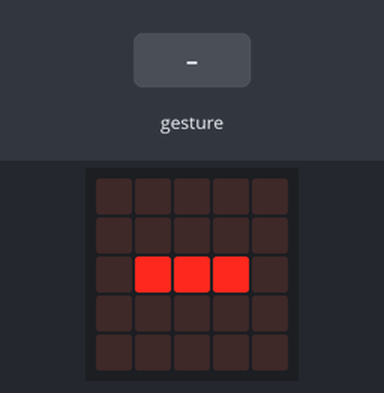
The program below on a simulated BBC micro:bit running MicroPython. Shown: the board's 5×5 LED display. The inputs (shaded band) are chosen by the test bench. Random numbers come from a fixed seed; a tilt is held for 1.5 s and a shake lasts 1 s, then the board lies face up again.

Above: at 1.2 s.
1.3 s: gesture 'shake'
At 3.1 s:
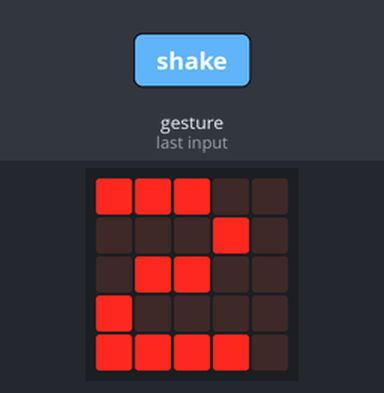
Timing chart, 0 to 4.6 s (numbered marks = the images above; inputs shaded):
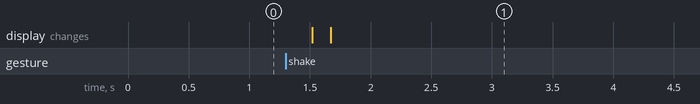

The program:

main.py
```python
from microbit import display, accelerometer, sleep
import random

# 振るまでは「-」を表示
display.show("-")

while True:
    if accelerometer.was_gesture("shake"):
        # 一瞬消して、振り直したことが分かるようにする
        display.clear()
        sleep(150)

        # 1~6からランダムに選んで表示
        number = random.randint(1, 6)
        display.show(str(number))

        sleep(500)

    sleep(20)
```

Measured:
- after the input at 1.3 s, the display: first changes after 0.22 s (image 1 shows a later state)
